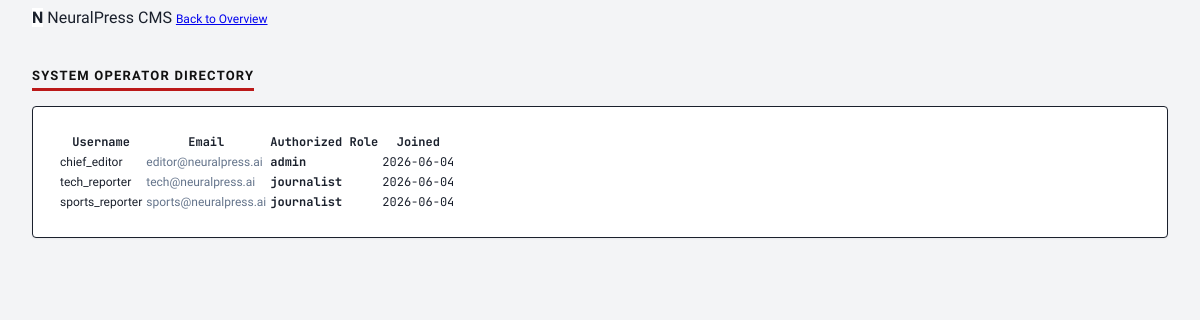
The page /admin/users.php (signed in) on the database its author committed.
### tables this page shows
CREATE TABLE IF NOT EXISTS users (
    id INT AUTO_INCREMENT PRIMARY KEY,
    username VARCHAR(50) NOT NULL UNIQUE,
    email VARCHAR(100) NOT NULL UNIQUE,
    password_hash VARCHAR(255) NOT NULL,
    role ENUM('admin', 'editor', 'journalist', 'viewer') DEFAULT 'journalist',
    created_at TIMESTAMP DEFAULT CURRENT_TIMESTAMP,
    updated_at TIMESTAMP DEFAULT CURRENT_TIMESTAMP ON UPDATE CURRENT_TIMESTAMP,
    INDEX idx_user_role (role)
);

### core/db.php (called while the page is built, shortened)
<?php
class Database {
    private ?\mysqli $connection = null;
    private string $host = '127.0.0.1';
    private string $user = 'db_user';
    private string $pass = 'db_secure_password_9031';
    private string $name = 'neuralpress_db';
    private function connect(): void {
        try {
            $this->connection = new \mysqli($this->host, $this->user, $this->pass, $this->name);
            $this->connection->set_charset("utf8mb4");
        } catch (\Exception $e) {
            error_log("[Database Error] " . $e->getMessage());
            die(json_encode([
                "error" => "Critical Database Connection Error. Incident logged.",
                "status" => 500
            ]));
        }
    }
    public function getConnection(): \mysqli {
        return $this->connection;
    }
    public function query(string $sql, string $types = "", array $params = []) {
        $conn = $this->getConnection();
        $stmt = $conn->prepare($sql);
        if (!$stmt->execute()) {
            error_log("[SQL Execute Error] " . $stmt->error);
            return false;
        }
        $result = $stmt->get_result();
        return $result;
    }
}

### admin/users.php (the view, shortened to what this page needs)
<?php
$db = Database::getInstance();
$res = $db->query("SELECT id, username, email, role, created_at FROM users ORDER BY id ASC");
?>
<!DOCTYPE html>
<html lang="en">
<head>
    <link rel="stylesheet" href="/assets/css/tailwind.css">
</head>
<body class="bg-gray-100 font-sans text-gray-900 flex flex-col min-h-screen">
    <header class="bg-black text-white h-14 flex items-center justify-between px-6 shrink-0 shadow-md">
        <span class="font-black tracking-tighter text-sm flex items-center gap-1.5"><span class="bg-white text-black px-1 leading-none font-bold">N</span> NeuralPress CMS</span>
        <a href="/admin/dashboard.php" class="text-xs text-red-400 hover:underline">Back to Overview</a>
    </header>
    <main class="max-w-7xl mx-auto px-6 py-8 w-full space-y-6 flex-grow font-sans">
        <h1 class="sidebar-title font-bold text-lg">System Operator Directory</h1>
        <div class="bg-white border p-6 rounded shadow-sm">
            <table class="w-full text-xs">
                <thead>
                    <tr class="border-b text-left text-slate-400 uppercase font-mono text-[10px]">
                        <th class="pb-2">Username</th>
                        <th class="pb-2">Email</th>
                        <th class="pb-2">Authorized Role</th>
                        <th class="pb-2">Joined</th>
                    </tr>
                </thead>
                <tbody>
                    <?php while ($row = $res->fetch_assoc()): ?>
                        <tr class="border-b last:border-0 hover:bg-slate-50">
                            <td class="py-3 font-semibold"><?php echo htmlspecialchars($row['username']); ?></td>
                            <td class="py-3 text-slate-500"><?php echo htmlspecialchars($row['email']); ?></td>
                            <td class="py-3 font-mono font-bold uppercase text-[#bb1919]"><?php echo htmlspecialchars($row['role']); ?></td>
                            <td class="py-3 font-mono text-slate-400"><?php echo date('Y-m-d', strtotime($row['created_at'])); ?></td>
                        </tr>
                    <?php endwhile; ?>
                </tbody>
            </table>
        </div>
    </main>
</body>
</html>

### rows shown on the page
users: username "chief_editor", email "editor@neuralpress.ai", role "admin", created_at "2026-06-04"
users: username "tech_reporter", email "tech@neuralpress.ai", role "journalist", created_at "2026-06-04"
users: username "sports_reporter", email "sports@neuralpress.ai", role "journalist", created_at "2026-06-04"
